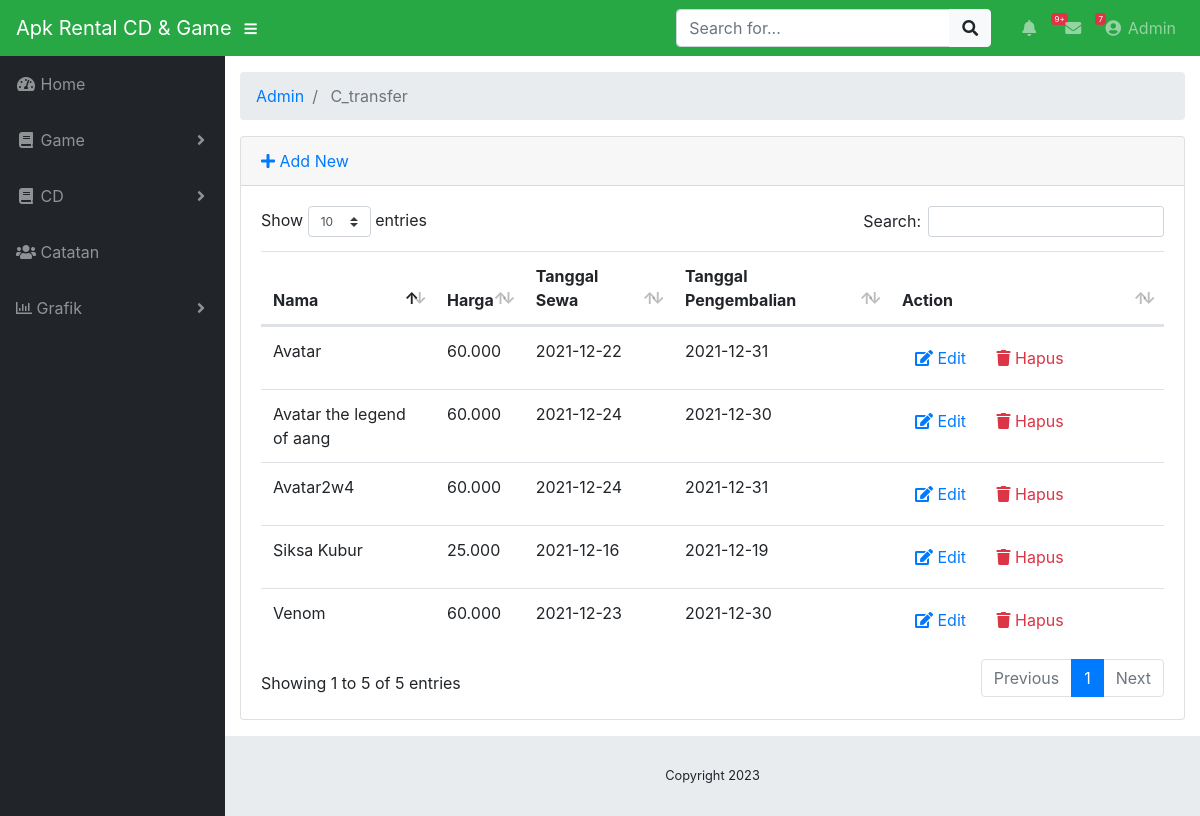
/index.php/admin/c_transfer, run on the app's committed database.
### tables this page shows
CREATE TABLE `tb_sewacd` (
  `id_sewacd` int(64) NOT NULL,
  `nama` varchar(255) NOT NULL,
  `harga` varchar(255) NOT NULL,
  `tgl_in` varchar(255) NOT NULL,
  `tgl_out` varchar(255) NOT NULL
);

### application/controllers/admin/C_transfer.php (called while the page is built, shortened)
<?php defined('BASEPATH') or exit('NO direct script acces allowed');
class C_transfer extends CI_Controller
{
    public function __construct()
    {
        $this->load->model("M_transfer");
        $this->load->library('form_validation');
    }
    public function index()
    {
        $data["sewacd"] = $this->M_transfer->getAll();
        $this->load->view("admin/vtransfer/list", $data);
    }
}

### index.php (called while the page is built, shortened)
<?php
require_once BASEPATH.'core/CodeIgniter.php';

### application/models/M_transfer.php (called while the page is built, shortened)
<?php defined('BASEPATH') OR exit('No direct script access allowed');
class M_transfer extends CI_Model{
    private $_table = 'tb_sewacd';
    public function getAll(){
        return $this->db->get($this->_table)->result();
    }
}

### application/views/admin/vtransfer/list.php (the view, shortened to what this page needs)
<!DOCTYPE html>
<html lang="en">
<head>
</head>
<body id="page-top">
	<div id="wrapper">
		<div id="content-wrapper">
			<div class="container-fluid">
				<div class="card mb-3">
					<div class="card-header">
						<a href="<?php echo site_url('admin/C_sewacd/tambah') ?>"><i class="fas fa-plus"></i> Add New</a>
					</div>
					<div class="card-body">
						<div class="table-responsive">
							<table class="table table-hover" id="dataTable" width="100%" cellspacing="0">
								<thead>
									<tr>
										<th>Nama</th>
										<th>Harga</th>
										<th>Tanggal Sewa</th>
                                        <th>Tanggal Pengembalian</th>
										<th>Action</th>
									</tr>
								</thead>
								<tbody>
									<?php foreach ($sewacd as $sewacd): ?>
									<tr>
										<td width="150">
											<?php echo $sewacd->nama ?>
										</td>
										<td>
											<?php echo $sewacd->harga ?>
										</td>
                                        <td>
											<?php echo $sewacd->tgl_in ?>
										</td>
                                        <td>
											<?php echo $sewacd->tgl_out ?>
										</td>
										<td width="250">
											<a href="<?php echo site_url('admin/C_sewacd/edit/'.$sewacd->id_sewacd) ?>"
											 class="btn btn-small"><i class="fas fa-edit"></i> Edit</a>
											<a onclick="deleteConfirm('<?php echo site_url('admin/C_cd/hapus/'.$sewacd->id_sewacd) ?>')"
											 href="#!" class="btn btn-small text-danger"><i class="fas fa-trash"></i> Hapus</a>
										</td>
									</tr>
									<?php endforeach; ?>
								</tbody>
							</table>
						</div>
					</div>
				</div>
			</div>
		</div>
	</div>
</body>
</html>

### css/sb-admin.css (style rules this page uses)
html { position: relative; min-height: 100%; }
body { height: 100%; }
#wrapper { display: -webkit-box; display: -ms-flexbox; display: flex; }
#wrapper #content-wrapper { overflow-x: hidden; width: 100%; padding-top: 1rem; padding-bottom: 80px; }
:root { --input-padding-x: 0.75rem; --input-padding-y: 0.75rem; }

### data on the page
tb_sewacd: nama "Siksa Kubur", harga "25.000", tgl_in "2021-12-16", tgl_out "2021-12-19"
tb_sewacd: nama "Venom", harga "60.000", tgl_in "2021-12-23", tgl_out "2021-12-30"
tb_sewacd: nama "Avatar the legend of aang", harga "60.000", tgl_in "2021-12-24", tgl_out "2021-12-30"
tb_sewacd: nama "Avatar2w4", harga "60.000", tgl_in "2021-12-24", tgl_out "2021-12-31"
tb_sewacd: nama "Avatar", harga "60.000", tgl_in "2021-12-22", tgl_out "2021-12-31"

### other printed values
$segment "Admin"
$segment "C_transfer"
Date('Y') "2023"
